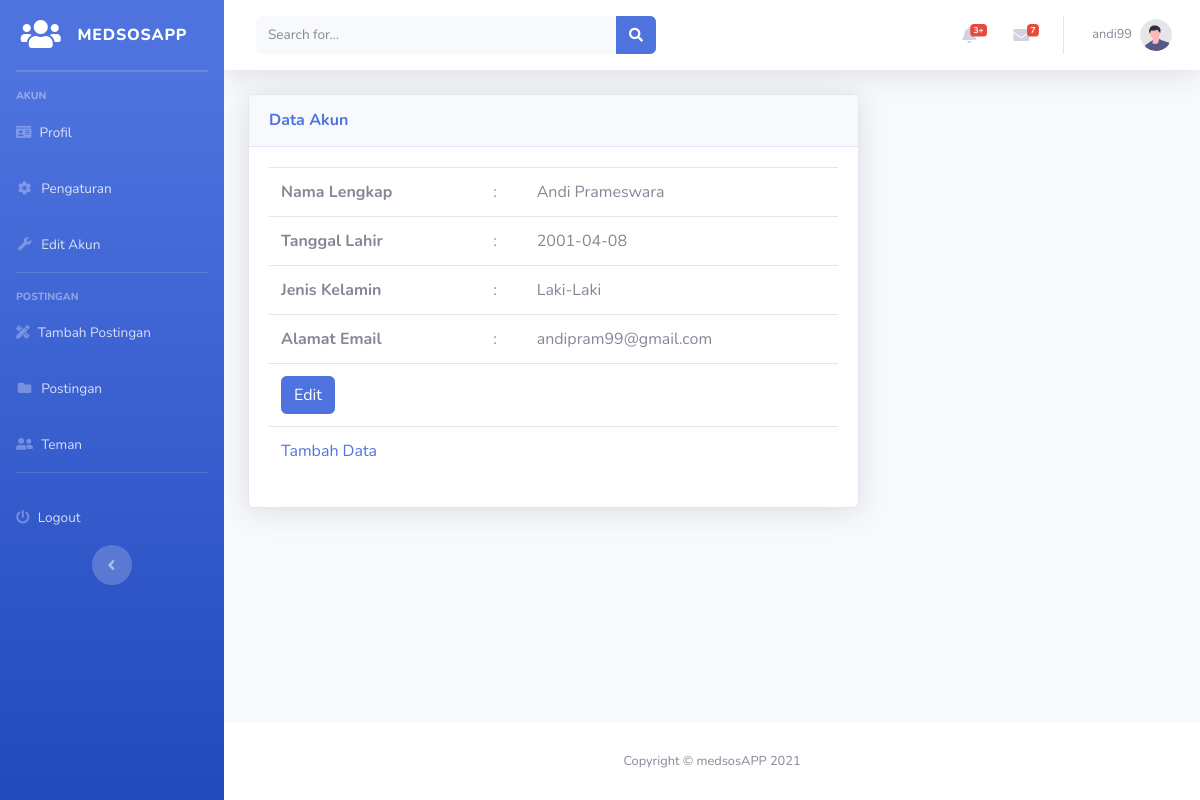
Page /user/a_profile/profileUser.php (signed in) on the committed database.
### tables this page shows
CREATE TABLE `datauser` (
  `ID_DATAUSER` int(11) NOT NULL,
  `IDUSER` int(11) DEFAULT NULL,
  `NAMALENGKAP` varchar(200) DEFAULT NULL,
  `TGL_LAHIR` date DEFAULT NULL,
  `JENISKELAMIN` varchar(20) DEFAULT NULL,
  `EMAIL` varchar(100) DEFAULT NULL,
  `NOMORTELPON` varchar(20) DEFAULT NULL
);

### user/a_profile/profileUser.php (the view, shortened to what this page needs)
<?php
    if (isset($_SESSION["username"])) {
        $user=$_SESSION["username"];
        $idUser=$_SESSION["id_user"];
    }
?>
<!DOCTYPE html>
<html lang="en">
<head>
    <link href="../vendor/fontawesome-free/css/all.min.css" rel="stylesheet" type="text/css">
    <link href="../css/sb-admin-2.min.css" rel="stylesheet">
    <link rel="stylesheet" href="../css/styling.css">
</head>
<body id="page-top">
    <?php include "../koneksi/dbConn.php" ?>
    <div id="wrapper">
        <ul class="navbar-nav bg-gradient-primary sidebar sidebar-dark accordion" id="accordionSidebar">
            <a class="sidebar-brand d-flex align-items-center justify-content-center" href="../index.php">
                <div class="sidebar-brand-icon">
                    <i class="fas fa-users"></i>
                </div>
                <div class="sidebar-brand-text mx-3">medsosAPP</div>
            </a>
            <hr class="sidebar-divider my-0">
            <hr class="sidebar-divider">
            <div class="sidebar-heading">
                akun
            </div>
            <li class="nav-item">
                <a class="nav-link collapsed" href="profileUser.php">
                    <i class="fas fa-id-card"></i>
                    <span>Profil</span>
                </a>
            </li>
            <li class="nav-item">
                <a class="nav-link collapsed" href="#">
                    <i class="fas fa-fw fa-cog"></i>
                    <span>Pengaturan</span>
                </a>
            </li>
            <li class="nav-item">
                <a class="nav-link collapsed" href="#">
                    <i class="fas fa-fw fa-wrench"></i>
                    <span>Edit Akun</span>
                </a>
            </li>
            <hr class="sidebar-divider">
            <div class="sidebar-heading">
                Postingan
            </div>
            <li class="nav-item">
                <a class="nav-link collapsed" href="../a_post/posting.php" >
                    <i class="fas fa-pencil-ruler"></i>
                    <span>Tambah Postingan</span>
                </a>
            </li>
            <li class="nav-item">
                <a class="nav-link collapsed" href="#" >
                    <i class="fas fa-fw fa-folder"></i>
                    <span>Postingan</span>
                </a>
            </li>
            <li class="nav-item">
                <a class="nav-link collapsed" href="#" >
                    <i class="fas fa-user-friends"></i>
                    <span>Teman</span>
                </a>
            </li>
            <hr class="sidebar-divider d-none d-md-block">
            <div class="nav-item">
                <a class="nav-link collapsed" href="../logout.php">
                    <i class="fas fa-power-off"></i>
                    <span>Logout</span>
                </a>
            </div>
            <div class="text-center d-none d-md-inline">
                <button class="rounded-circle border-0" id="sidebarToggle"></button>
            </div>
        </ul>
        <div id="content-wrapper" class="d-flex flex-column">
            <div id="content">
                <nav class="navbar navbar-expand navbar-light bg-white topbar mb-4 static-top shadow">
                    <form
                        class="d-none d-sm-inline-block form-inline mr-auto ml-md-3 my-2 my-md-0 mw-100 navbar-search">
                        <div class="input-group">
                            <input type="text" class="form-control bg-light border-0 small" placeholder="Search for..."
                                aria-label="Search" aria-describedby="basic-addon2">
                            <div class="input-group-append">
                                <button class="btn btn-primary" type="button">
                                    <i class="fas fa-search fa-sm"></i>
                                </button>
                            </div>
                        </div>
                    </form>
                    <ul class="navbar-nav ml-auto">
                        <li class="nav-item dropdown no-arrow mx-1">
                            <a class="nav-link dropdown-toggle" href="#" id="alertsDropdown" role="button"
                                data-toggle="dropdown" aria-haspopup="true" aria-expanded="false">
                                <i class="fas fa-bell fa-fw"></i>
                                <span class="badge badge-danger badge-counter">3+</span>
                            </a>
                        </li>
                        <li class="nav-item dropdown no-arrow mx-1">
                            <a class="nav-link dropdown-toggle" href="#" id="messagesDropdown" role="button"
                                data-toggle="dropdown" aria-haspopup="true" aria-expanded="false">
                                <i class="fas fa-envelope fa-fw"></i>
                                <span class="badge badge-danger badge-counter">7</span>
                            </a>
                        </li>
                        <li class="nav-item dropdown no-arrow">
                            <a class="nav-link dropdown-toggle" href="#">
                                <span class="mr-2 d-none d-lg-inline text-gray-600 small"><?php echo $user; ?></span>
                                <img class="img-profile rounded-circle"
                                    src="../img/undraw_profile.svg">
                            </a>
                    </ul>
                </nav>
                <?php
                    $states = $db->prepare("SELECT * FROM `datauser` WHERE datauser.IDUSER=:id;");
                    $states->bindValue(':id',$idUser);
                    $states->execute();
                    $result = $states->fetchAll(PDO::FETCH_ASSOC);
                ?>
                <div class="container-fluid">
                    <div class="row">
                        <div class="col-xl-8 col-lg-7">
                            <div class="card shadow mb-4">
                                <div
                                    class="card-header py-3 d-flex flex-row align-items-center justify-content-between">
                                    <h6 class="m-0 font-weight-bold text-primary">Data Akun</h6>
                                </div>
                                <div class="card-body">
                                    <div class="chart-area">
                                        <table class="table table-hover">
                                            <tbody>
                                                <?php foreach ($result as $key): ?>
                                                    <tr>
                                                        <th>Nama Lengkap</th>
                                                        <td>:</td>
                                                        <td><?php echo $key['NAMALENGKAP']; ?></td>
                                                    </tr>
                                                    <tr>
                                                        <th>Tanggal Lahir</th>
                                                        <td>:</td>
                                                        <td><?php echo $key['TGL_LAHIR']; ?></td>
                                                    </tr>
                                                    <tr>
                                                        <th>Jenis Kelamin</th>
                                                        <td>:</td>
                                                        <td><?php echo $key['JENISKELAMIN']; ?></td>
                                                    </tr>
                                                    <tr>
                                                        <th>Alamat Email</th>
                                                        <td>:</td>
                                                        <td><?php echo $key['EMAIL']; ?></td>
                                                    </tr>
                                                    <tr>
                                                        <td colspan='3'>
                                                            <a href="" class="btn btn-primary">Edit</a>
                                                        </td>
                                                    </tr>
                                                <?php endforeach ?>
                                                <tr>
                                                    <td colspan='3'>
                                                        <a href="" >Tambah Data </a>
                                                    </td>
                                                </tr>
                                            </tbody>
                                        </table>
                                    </div>
                                </div>
                            </div>
                        </div>
                    </div>
                </div>
            </div>
            <footer class="sticky-footer bg-white">
                <div class="container my-auto">
                    <div class="copyright text-center my-auto">
                        <span>Copyright &copy; medsosAPP 2021</span>
                    </div>
                </div>
            </footer>
        </div>
    </div>
</body>
</html>

### rows in the picture
datauser: NAMALENGKAP "Andi Prameswara", TGL_LAHIR "2001-04-08", JENISKELAMIN "Laki-Laki", EMAIL "andipram99@gmail.com"

### other values in the picture
$user "andi99"
